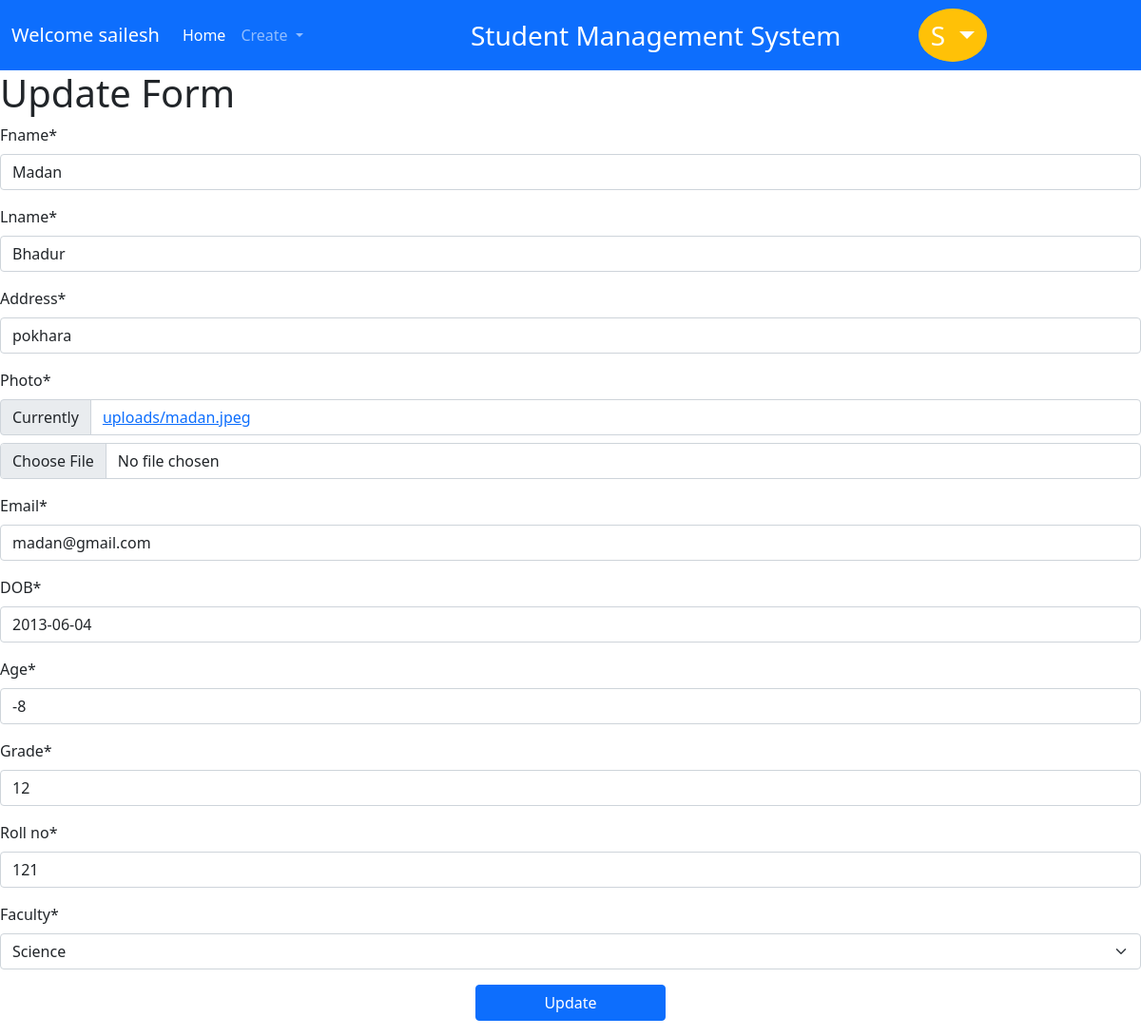
The app's page /student_update/2 (signed in), older data.
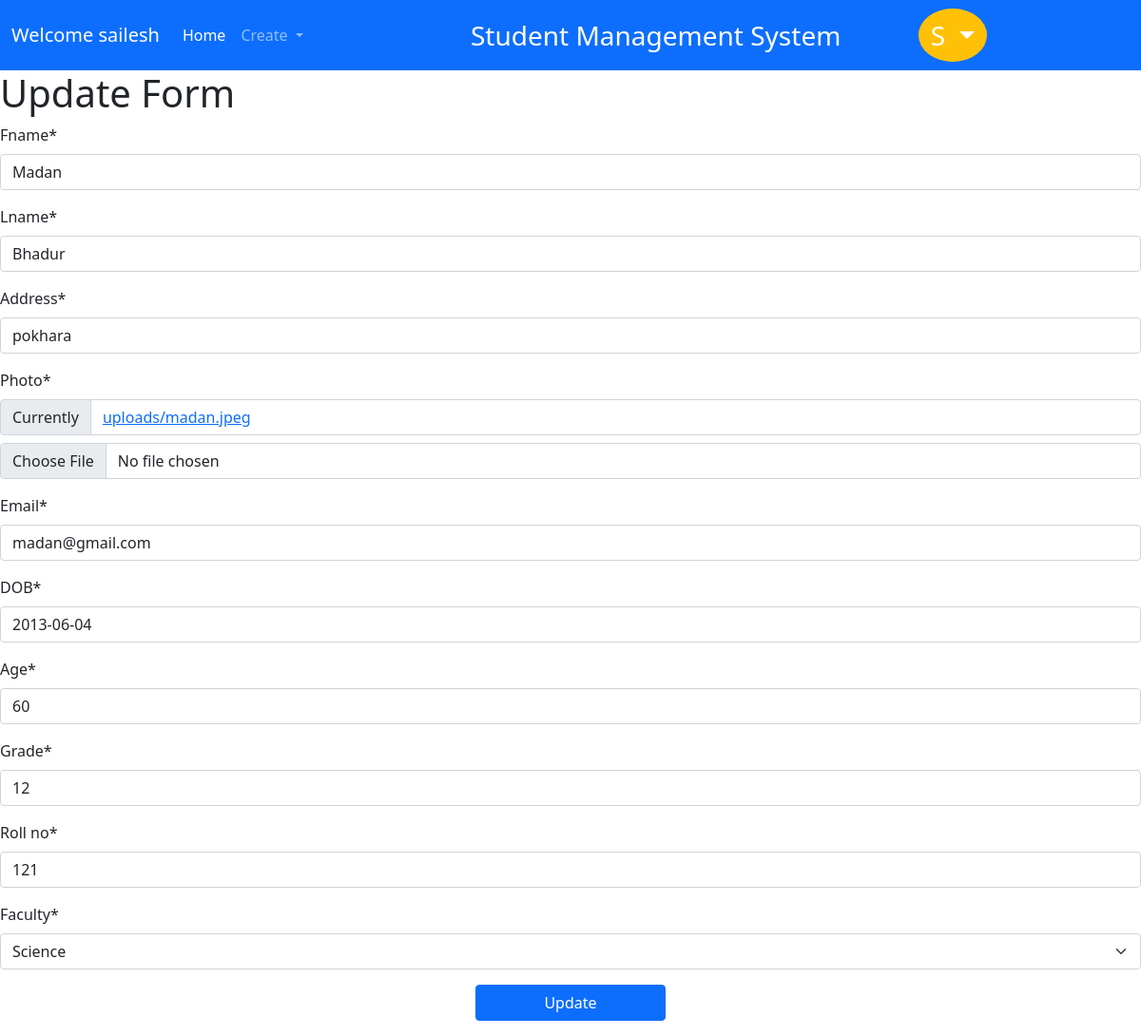
The same page, newer data.
### student/models.py (models this page shows, shortened)
class Person(models.Model):
    fname = models.CharField(max_length=200,validators=[validators.MinLengthValidator(3)])
    lname = models.CharField(max_length=200,validators=[validators.MinLengthValidator(3)])
    address = models.CharField(max_length=200)
    class Meta:
        abstract = True

class Student(Person, models.Model):
     photo = models.ImageField(upload_to ='static/uploads/')
     email = models.EmailField(validators=[validators.EmailValidator,],unique=True)
     DOB = models.DateField()
     age = models.IntegerField(validators=[validators.MinValueValidator(1),validators.MinValueValidator(25)],null=True)
     grade = models.IntegerField(validators=[validators.MinValueValidator(10),validators.MinValueValidator(12)])
     roll_no = models.IntegerField(validators=[validators.MinValueValidator(1)],unique=True)
     faculty = models.ForeignKey(Faculty,on_delete=models.CASCADE,related_name='enrolled')

### student/views.py (the view)
# urls.py: path('student_update/<int:pk>',StudentUpdateView.as_view(),name='student_update'),
class StudentUpdateView(LoginRequiredMixin,PageNotFoundMixin,UpdateView):
    model = Student
    fields = '__all__'
    login_url = 'login'
    template_name = 'update.html'

### student/models.py (called while the page is built)
    def __str__(self):
        return f"{self.name}"

### student/views.py (called while the page is built)
    def get(self, request, *args, **kwargs):
        try:
            self.object = self.get_object()
        except Http404:
            return render(request, 'no_object.html', status=404)
        context = self.get_context_data(object=self.object)
        return self.render_to_response(context)

### student/templates/update.html (shortened to what this page needs)
{% extends 'layout.html' %}
{% block body %}
{% load crispy_forms_tags %}
<h1>Update {{data}} Form</h1>
<form enctype="multipart/form-data" method="post">
        {{form|crispy}}
        <div class="d-grid gap-2 col-2 mx-auto">
            <button  class="btn btn-primary" type='submit'>Update</button>
        </div>
</form>
{% endblock %}

Row changes from the older to the newer data that the page shows:
changed Student "Madan": age "-8" → "60"
